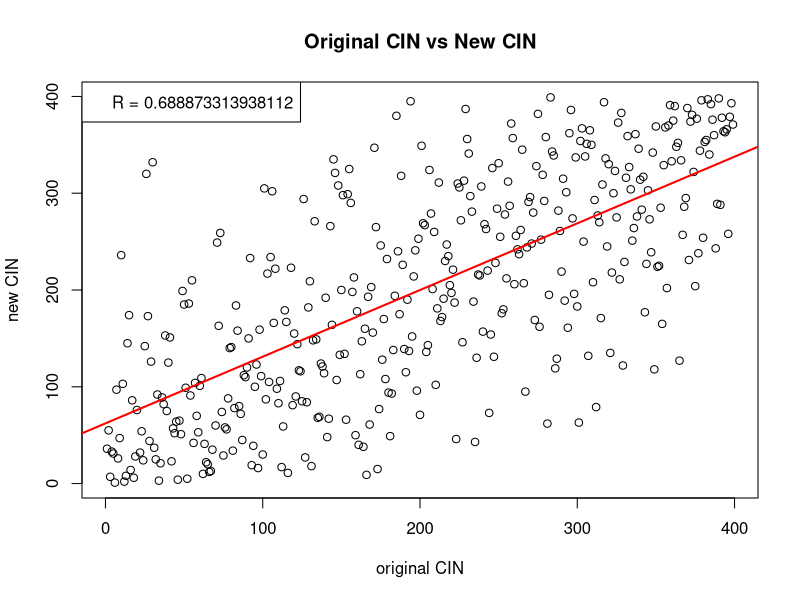

This figure's R source:
a <- c(36, 55, 7, 33, 31, 1, 97, 26, 47, 236, 103, 2, 8, 145, 174, 14, 86, 6, 28, 76, 384, 32, 54, 24, 142, 320, 173, 44, 126, 332, 37, 25, 92, 3, 21, 89, 82, 153, 75, 125, 151, 23, 57, 52, 64, 4, 65, 51, 199, 185, 99, 5, 186, 91, 210, 42, 104, 70, 53, 101, 109, 10, 41, 22, 20, 12, 13, 35, 385, 60, 249, 163, 259, 74, 29, 58, 56, 88, 140, 141, 34, 78, 184, 158, 80, 72, 45, 112, 110, 120, 150, 233, 19, 39, 100, 123, 16, 159, 111, 30, 305, 87, 217, 105, 234, 302, 166, 222, 98, 83, 106, 17, 59, 179, 167, 11, 389, 223, 81, 155, 90, 144, 117, 116, 85, 294, 27, 84, 182, 209, 18, 148, 271, 149, 68, 69, 124, 121, 114, 192, 48, 67, 266, 164, 335, 321, 107, 308, 133, 200, 298, 134, 66, 299, 325, 290, 198, 213, 50, 178, 40, 113, 147, 38, 160, 9, 193, 61, 203, 156, 347, 265, 15, 77, 246, 128, 170, 108, 232, 94, 49, 93, 138, 194, 380, 240, 175, 318, 226, 139, 115, 190, 137, 395, 152, 214, 241, 96, 253, 71, 349, 269, 267, 136, 143, 324, 279, 201, 260, 102, 181, 311, 168, 172, 191, 230, 247, 235, 205, 197, 221, 187, 46, 310, 306, 272, 146, 313, 387, 356, 341, 297, 281, 188, 43, 130, 216, 215, 307, 157, 268, 263, 220, 73, 154, 326, 131, 228, 284, 331, 255, 176, 180, 278, 212, 312, 287, 372, 357, 206, 256, 242, 237, 262, 345, 207, 95, 244, 291, 296, 248, 280, 169, 328, 382, 162, 252, 319, 292, 358, 62, 195, 399, 343, 339, 119, 129, 282, 261, 219, 315, 189, 301, 161, 362, 386, 274, 196, 337, 183, 63, 354, 367, 250, 338, 351, 132, 365, 350, 208, 293, 79, 277, 270, 171, 309, 394, 336, 245, 330, 135, 218, 300, 323, 275, 373, 211, 383, 122, 229, 316, 359, 327, 304, 251, 264, 361, 276, 346, 314, 283, 317, 177, 227, 303, 273, 239, 342, 118, 369, 224, 225, 285, 165, 329, 368, 202, 370, 391, 333, 375, 390, 348, 352, 127, 334, 257, 286, 295, 388, 231, 374, 381, 322, 204, 377, 238, 344, 396, 254, 353, 355, 397, 340, 392, 376, 360, 243, 289, 398, 288, 378, 364, 363, 366, 258, 379, 393, 371)



r <- cor(1:length(a), a)
regl <- lm(1:length(a)~a)
plot(a, main='Original CIN vs New CIN', xlab='original CIN', ylab='new CIN')
abline(regl, col='red', lwd=2)
legend('topleft', paste0('R = ', r))